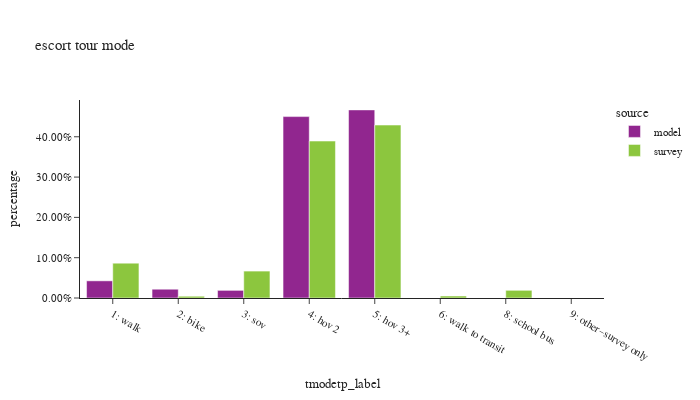

Notebook cell for this chart:
### Code cell
df_plot = es_tour.groupby(['source','tmodetp_label'])['toexpfac'].sum().reset_index()
df_plot['percentage'] = df_plot.groupby(['source'], group_keys=False)['toexpfac']. \
    apply(lambda x: x / float(x.sum()))
df_plot['source'] = df_plot['source'].astype(pd.CategoricalDtype(['model', 'survey']))

df_plot_ct = es_tour.groupby(['source','tmodetp_label'])['toexpfac'].count().reset_index(). \
    rename(columns={'toexpfac':'sample count'})
df_plot = df_plot.merge(df_plot_ct, on=['source','tmodetp_label'])

fig = px.bar(df_plot.sort_values(by=['source']), x="tmodetp_label", y="percentage", color="source",
             barmode="group",hover_data=['sample count'],title="escort tour mode")
fig.update_layout(height=400, width=700, font=dict(size=11),
                  xaxis = dict(dtick = 1, categoryorder='category ascending'),
                  yaxis=dict(tickformat=".2%"))
fig.show()

### Figure 1 — Plotly figure (JSON) as saved in the notebook; plotly's stock layout.template omitted (floating-point values rounded to 4 significant figures)
{"data": [{"alignmentgroup": "True", "customdata": [[33122], [16949], [14741], [350127], [363054]], "hovertemplate": "source=model<br>tmodetp_label=%{x}<br>percentage=%{y}<br>sample count=%{customdata[0]}<extra></extra>", "legendgroup": "model", "marker": {"color": "#91268F", "pattern": {"shape": ""}}, "name": "model", "offsetgroup": "model", "orientation": "v", "showlegend": true, "textposition": "auto", "type": "bar", "x": ["1: walk", "2: bike", "3: sov", "4: hov 2", "5: hov 3+"], "xaxis": "x", "y": [0.04257, 0.02179, 0.01895, 0.45, 0.4667], "yaxis": "y"}, {"alignmentgroup": "True", "customdata": [[114], [16], [69], [366], [290], [14], [7], [1]], "hovertemplate": "source=survey<br>tmodetp_label=%{x}<br>percentage=%{y}<br>sample count=%{customdata[0]}<extra></extra>", "legendgroup": "survey", "marker": {"color": "#8CC63E", "pattern": {"shape": ""}}, "name": "survey", "offsetgroup": "survey", "orientation": "v", "showlegend": true, "textposition": "auto", "type": "bar", "x": ["1: walk", "2: bike", "3: sov", "4: hov 2", "5: hov 3+", "6: walk to transit", "8: school bus", "9: other–survey only"], "xaxis": "x", "y": [0.08634, 0.004401, 0.06678, 0.3894, 0.429, 0.004975, 0.01908, 8.247e-06], "yaxis": "y"}], "layout": {"barmode": "group", "font": {"size": 11}, "height": 400, "legend": {"title": {"text": "source"}, "tracegroupgap": 0}, "title": {"text": "escort tour mode"}, "width": 700, "xaxis": {"anchor": "y", "categoryorder": "category ascending", "domain": [0.0, 1.0], "dtick": 1, "title": {"text": "tmodetp_label"}}, "yaxis": {"anchor": "x", "domain": [0.0, 1.0], "tickformat": ".2%", "title": {"text": "percentage"}}}}
